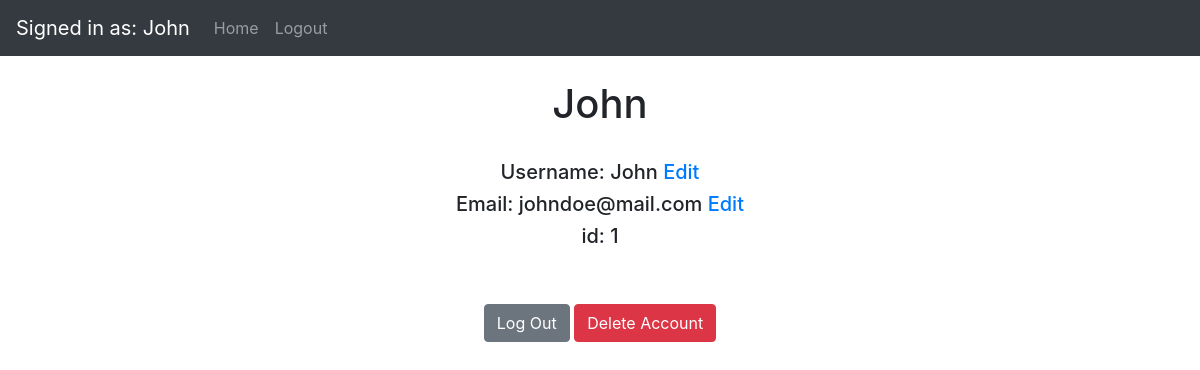
Page /account (signed in) on the committed database.
### website/models.py (models this page shows, shortened)
class User(db.Model, UserMixin):
    id = db.Column(db.Integer, primary_key=True)
    username = db.Column(db.String(200), nullable=False)
    email = db.Column(db.String(150), unique=True)
    password = db.Column(db.String(150))
    date_created = db.Column(db.DateTime(timezone=True), default=func.now())
    groups = db.relationship('Group', secondary=group_member, backref="members")
    transactions = db.relationship('Transaction', secondary=user_transaction, backref="members_included")

### website/views.py (the view)
@views.route('account', methods=["GET", "POST"])
@login_required
def account():
    return render_template("account.html", user=current_user)

### website/__init__.py (called while the page is built)
def create_app():
    app = Flask(__name__)
    app.config['SECRET_KEY'] = 'hjshjhdjah kjshkjdhjs'
    app.config['SQLALCHEMY_DATABASE_URI'] = 'sqlite:///marmo.db'
    db.init_app(app)
    from .views import views
    from .auth import auth
    app.register_blueprint(views, url_prefix='/')
    app.register_blueprint(auth, url_prefix='/')
    from .models import User
    create_database(app)
    login_manager = LoginManager()
    login_manager.login_view = 'auth.login'
    login_manager.init_app(app)
    login_manager.login_message = "You must be logged in to perform that action."
    @login_manager.user_loader
    def load_user(id):
        return User.query.get(int(id))
    return app

### website/templates/account.html
{% extends "base.html" %} {% block title %}Home{% endblock %} {% block content %}
<br><h1 align="center">{{ user.username }}</h1><br>
<div class="container" align="center">
    <h5>Username: {{ user.username }} <a href="#">Edit</a></h5>
    <h5>Email: {{ user.email }} <a href="#">Edit</a></h5>
    <h5>id: {{ user.id }}</h5><br><br>
    <a class="btn btn-secondary" href="/logout" role="button">Log Out</a>
    <a class="btn btn-danger" href="/delete-account?id={{ user.id }}" role="button"
     onclick="return confirm('Are you sure you want to delete your account? This action cannot be undone.')">Delete Account</a>
</div>
{% endblock %}

### website/templates/base.html (shortened to what this page needs)
<!DOCTYPE html>
<html>
  <head>
    <link
      rel="stylesheet"
      href="https://stackpath.bootstrapcdn.com/bootstrap/4.4.1/css/bootstrap.min.css"
    />
    <link
      rel="stylesheet"
      href="https://stackpath.bootstrapcdn.com/font-awesome/4.7.0/css/font-awesome.min.css"
    />
  </head>
  <body>
    <nav class="navbar navbar-expand-lg navbar-dark bg-dark">
      {% if user.is_authenticated %}
      <a class="navbar-brand" href="/account">Signed in as: {{ user.username }}</a>
      {% endif %}
      <div class="collapse navbar-collapse" id="navbar">
        <div class="navbar-nav">
          {% if user.is_authenticated %}
          <a class="nav-item nav-link" id="home" href="/">Home</a>
          <a class="nav-item nav-link" id="logout" href="/logout">Logout</a>
          {% else %}
          <a class="nav-item nav-link" id="login" href="/login">Login</a>
          <a class="nav-item nav-link" id="signUp" href="/sign-up">Sign Up</a>
          {% endif %}
        </div>
      </div>
    </nav>
    <div class="container">{% block content %} {% endblock %}</div>
  </body>
</html>

### rows in the picture
User: username "John", email "johndoe@mail.com", id "1"
